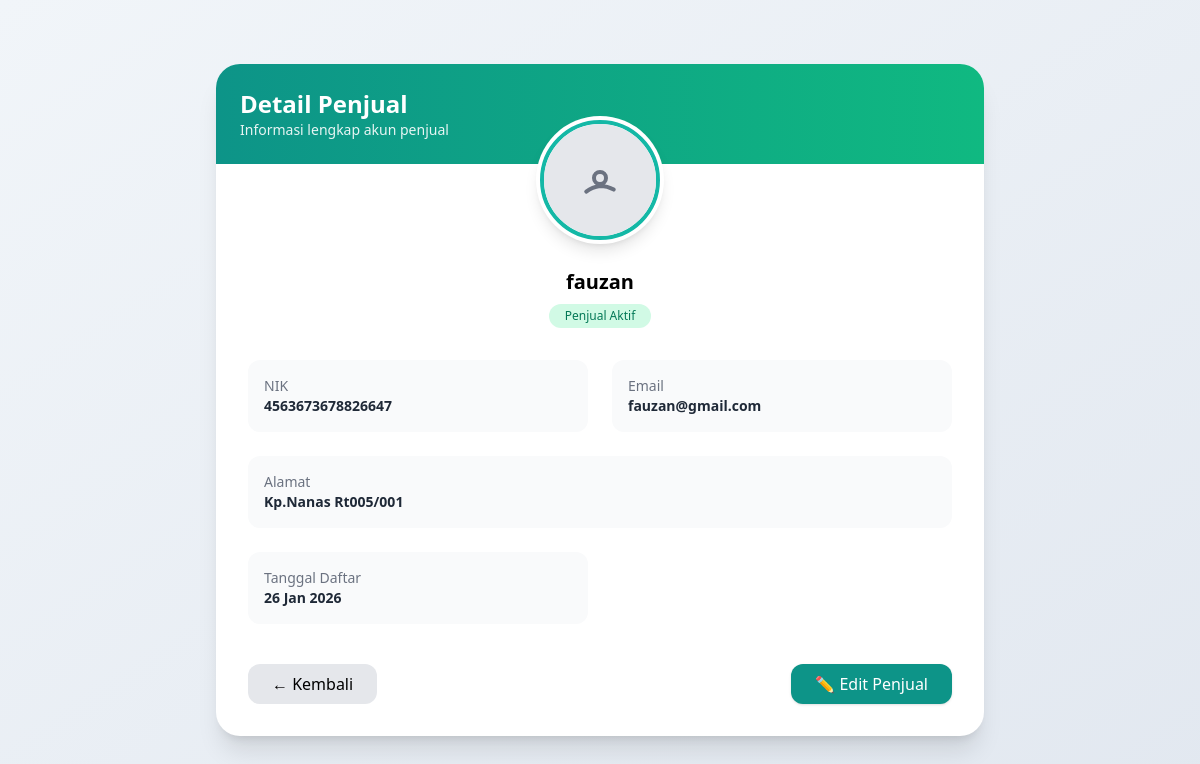
/penjual/detail_penjual.php?id=34, run on the app's committed database.
### tables this page shows
CREATE TABLE `users` (
  `id` int NOT NULL,
  `role_id` int NOT NULL,
  `nik` char(16) NOT NULL,
  `nama` varchar(100) NOT NULL,
  `email` varchar(100) NOT NULL,
  `password` varchar(255) NOT NULL,
  `created_at` timestamp NOT NULL DEFAULT CURRENT_TIMESTAMP,
  `alamat` text,
  `foto` varchar(255) DEFAULT NULL,
  `reset_token` varchar(255) DEFAULT NULL,
  `reset_expired` datetime DEFAULT NULL,
  `status_login` enum('online','offline') DEFAULT 'offline',
  `is_active` tinyint(1) DEFAULT '1'
);

### penjual/detail_penjual.php (the view, shortened to what this page needs)
<?php
include '../config/koneksi.php';
$id = $_GET['id'] ?? null;
$query = mysqli_query($conn, "
    SELECT *
    FROM users
    WHERE id = '$id'
");
$data = mysqli_fetch_assoc($query);
$ada_foto = false;
$path_url = '';
if (!empty($data['foto'])) {
    $path_url    = '/toko_online/' . $data['foto'];
}
?>
<!DOCTYPE html>
<html lang="id">
<head>
    <script src="https://cdn.tailwindcss.com"></script>
</head>
<body class="min-h-screen bg-gradient-to-br from-slate-100 to-slate-200 flex items-center justify-center">
<div class="w-full max-w-3xl bg-white rounded-3xl shadow-xl overflow-hidden">
    <div class="bg-gradient-to-r from-teal-600 to-emerald-500 p-6 text-white">
        <h2 class="text-2xl font-bold">Detail Penjual</h2>
        <p class="text-sm opacity-90">Informasi lengkap akun penjual</p>
    </div>
    <div class="p-8">
        <div class="flex justify-center -mt-20 mb-6">
            <div class="w-32 h-32 rounded-full bg-white p-1 shadow-lg">
                <div class="w-full h-full rounded-full overflow-hidden border-4 border-teal-500">
                    <?php if ($ada_foto): ?>
                        <img src="<?= $path_url ?>" class="w-full h-full object-cover">
                    <?php else: ?>
                        <div class="w-full h-full flex items-center justify-center bg-gray-200 text-gray-500">
                            <svg xmlns="http://www.w3.org/2000/svg" class="h-12 w-12" fill="none" viewBox="0 0 24 24" stroke="currentColor">
                                <path stroke-linecap="round" stroke-linejoin="round" stroke-width="2"
                                      d="M5.121 17.804A13.937 13.937 0 0112 15c2.5 0 4.847.655 6.879 1.804M15 11a3 3 0 11-6 0 3 3 0 016 0z" />
                            </svg>
                        </div>
                    <?php endif; ?>
                </div>
            </div>
        </div>
        <div class="text-center mb-8">
            <h3 class="text-xl font-semibold"><?= $data['nama'] ?></h3>
            <span class="inline-block mt-2 px-4 py-1 rounded-full text-xs bg-emerald-100 text-emerald-700">
                Penjual Aktif
            </span>
        </div>
        <div class="grid grid-cols-1 md:grid-cols-2 gap-6 text-sm">
            <div class="bg-gray-50 rounded-xl p-4">
                <p class="text-gray-500">NIK</p>
                <p class="font-semibold text-gray-800"><?= $data['nik'] ?></p>
            </div>
            <div class="bg-gray-50 rounded-xl p-4">
                <p class="text-gray-500">Email</p>
                <p class="font-semibold text-gray-800"><?= $data['email'] ?></p>
            </div>
            <div class="bg-gray-50 rounded-xl p-4 md:col-span-2">
                <p class="text-gray-500">Alamat</p>
                <p class="font-semibold text-gray-800">
                    <?= $data['alamat'] ?: '-' ?>
                </p>
            </div>
            <div class="bg-gray-50 rounded-xl p-4">
                <p class="text-gray-500">Tanggal Daftar</p>
                <p class="font-semibold text-gray-800">
                    <?= date('d M Y', strtotime($data['created_at'])) ?>
                </p>
            </div>
        </div>
        <div class="flex justify-between mt-10">
            <a href="admin.php"
               class="px-6 py-2 rounded-xl bg-gray-200 hover:bg-gray-300 transition">
                ← Kembali
            </a>
            <a href="edit_penjual.php?id=<?= $data['id'] ?>"
               class="px-6 py-2 rounded-xl bg-teal-600 text-white hover:bg-teal-700 transition shadow">
                ✏️ Edit Penjual
            </a>
        </div>
    </div>
</div>
</body>
</html>

### data on the page
users: nama "fauzan", nik "4563673678826647", email "fauzan@gmail.com", alamat "Kp.Nanas Rt005/001", created_at "26 Jan 2026"
